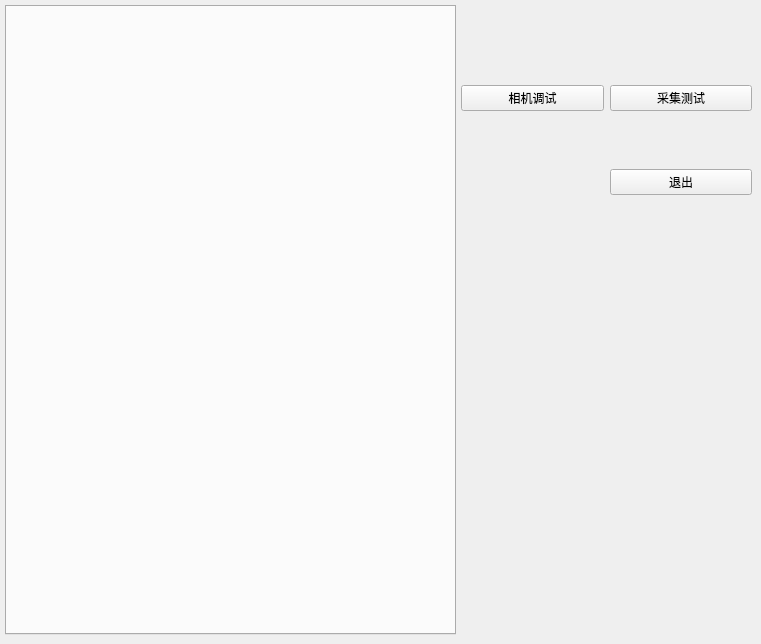
    <widget class="QWidget" name="tab_Camera">
     <attribute name="title">
      <string>相机参数</string>
     </attribute>
     <widget class="QTabWidget" name="tabWidget_CameraVec">
      <property name="geometry">
       <rect>
        <x>5</x>
        <y>5</y>
        <width>451</width>
        <height>630</height>
       </rect>
      </property>
      <property name="font">
       <font>
        <family>微软雅黑</family>
        <pointsize>18</pointsize>
       </font>
      </property>
      <property name="currentIndex">
       <number>-1</number>
      </property>
     </widget>
     <widget class="QWidget" name="layoutWidget">
      <property name="geometry">
       <rect>
        <x>461</x>
        <y>85</y>
        <width>291</width>
        <height>110</height>
       </rect>
      </property>
      <layout class="QGridLayout" name="gridLayout_10">
       <item row="0" column="0">
        <widget class="QPushButton" name="pB_StartContinueGrab">
         <property name="styleSheet">
          <string notr="true">font: 20pt &quot;AcadEref&quot;;</string>
         </property>
         <property name="text">
          <string>相机调试</string>
         </property>
         <property name="checkable">
          <bool>true</bool>
         </property>
        </widget>
       </item>
       <item row="2" column="0">
        <spacer name="verticalSpacer">
         <property name="orientation">
          <enum>Qt::Vertical</enum>
         </property>
         <property name="sizeType">
          <enum>QSizePolicy::Fixed</enum>
         </property>
         <property name="sizeHint" stdset="0">
          <size>
           <width>20</width>
           <height>20</height>
          </size>
         </property>
        </spacer>
       </item>
       <item row="2" column="1">
        <widget class="QPushButton" name="pB_Model_Exit2">
         <property name="styleSheet">
          <string notr="true">font: 20pt &quot;AcadEref&quot;;</string>
         </property>
         <property name="text">
          <string>退出</string>
         </property>
         <property name="checkable">
          <bool>true</bool>
         </property>
        </widget>
       </item>
       <item row="0" column="1">
        <widget class="QPushButton" name="pB_StartGrab">
         <property name="styleSheet">
          <string notr="true">font: 20pt &quot;AcadEref&quot;;</string>
         </property>
         <property name="text">
          <string>采集测试</string>
         </property>
         <property name="checkable">
          <bool>true</bool>
         </property>
        </widget>
       </item>
       <item row="1" column="1">
        <spacer name="verticalSpacer_2">
         <property name="orientation">
          <enum>Qt::Vertical</enum>
         </property>
         <property name="sizeHint" stdset="0">
          <size>
           <width>20</width>
           <height>40</height>
          </size>
         </property>
        </spacer>
       </item>
      </layout>
     </widget>
    </widget>
